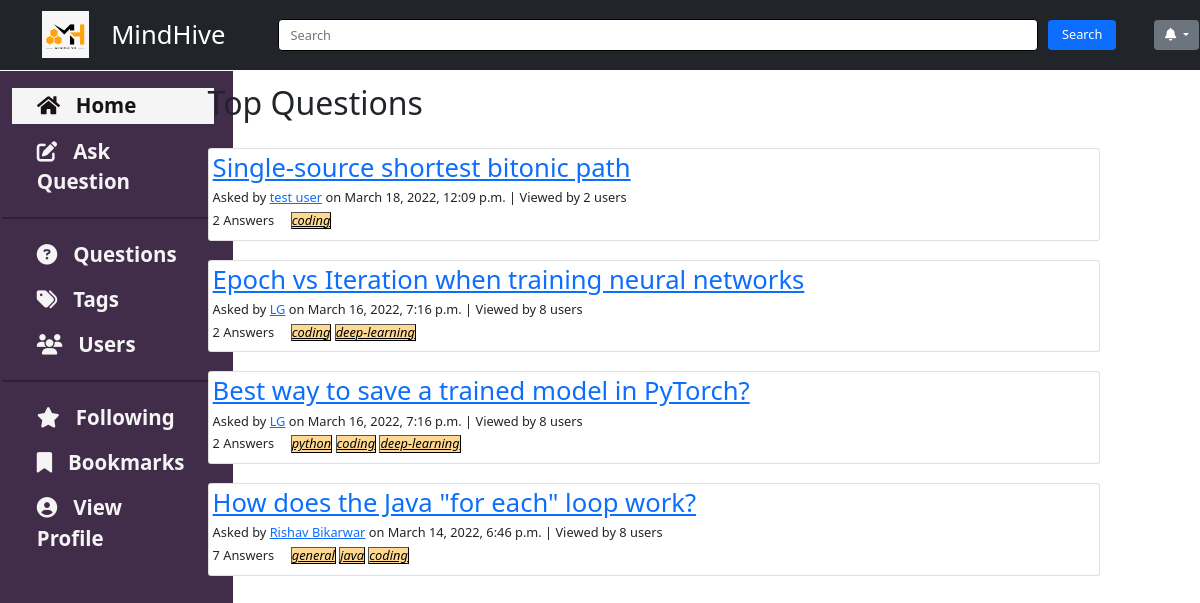
/home/tags/coding, run on the app's committed database.
### questions/models.py (models this page shows, shortened)
class Question(Content):
    title = models.CharField(max_length=200)
    tags = models.ManyToManyField(to='tags.Tag', blank=True)
    viewedBy = models.ManyToManyField(to='users.User', related_name='viewedBy', blank=True)
    class Meta:
        ordering = ['-pub_date']

### home/models.py (models this page shows, shortened)
class Content(models.Model):
    text = RichTextField()
    author = models.ForeignKey(to='users.User', on_delete=models.SET_NULL, related_name='author', null=True)
    anonymous = models.BooleanField(default=False)
    pub_date = models.DateTimeField('date published', default=datetime.now())
    likedBy = models.ManyToManyField(to='users.User', related_name='likedBy', blank=True)
    dislikedBy = models.ManyToManyField(to='users.User', related_name='dislikedBy', blank=True)
    def get_author_name(self):
        if self.anonymous:
            return 'Anonymous User'
        else:
            return self.author.name
    def get_author_id(self):
        if self.anonymous:
            return 'Anonymous User'
        else:
            return self.author_id

### users/models.py (models this page shows, shortened)
class User(AbstractUser):
    username = models.CharField(max_length=20,blank=False)
    email = models.EmailField(
        verbose_name='email address',
        max_length=255,
        unique=True,
        blank=False,
    )
    name = models.CharField(max_length=20, blank=True, null=True)
    roll_no=models.CharField(max_length=8, blank=True, null=True)
    profile_image = models.ImageField(upload_to='profile_image', default='default.jpg')
    blocked = models.BooleanField(default=False)
    followingQuestions = models.ManyToManyField(to='questions.Question', related_name='users_following', blank=True)
    bookmarkQuestions = models.ManyToManyField(to='questions.Question', related_name='users_bookmarked', blank=True)
    favouriteTags = models.ManyToManyField(to='tags.Tag', blank=True)
    objects = UserInfoManager()
    USERNAME_FIELD = 'email'
    REQUIRED_FIELDS = ['username' ]

### tags/models.py (models this page shows, shortened)
class Tag(models.Model):
    name = models.CharField(max_length=50)

### home/views.py (the view)
# urls.py: path('tags/<tagname>', views.tagView, name='tags'),
def tagView(request,tagname):
    tagSel = Tag.objects.filter(name = tagname)#request.POST['tags'])
    tagQues = Question.objects.filter(tags__in = tagSel).distinct()
    return render(request, 'home/home.html', {'questions':tagQues})

### home/templates/home/home.html (shortened to what this page needs)
{% extends 'questions_list.html' %}
{% block heading %}
Top Questions
{% endblock %}

### templates/questions_list.html (shortened to what this page needs)
{% extends 'base.html' %}
{% block insert_content %}
<h1>
{% block heading %}{% endblock %}
</h1>
<br>
<div class="containers">
    {% if questions %}
    {%for ques in questions%}
    <div class="card" style="padding:5px">
        <a href="{% url 'questions:view_question' question_id=ques.id %}">
            <h2>{{ques.title}}</h2>
        </a>
        <h6>Asked by
            {% if ques.get_author_name == 'Anonymous User' %}
            {{ques.get_author_name}}
            {% else %}
            <a href="{% url 'users:view_user' pk=ques.get_author_id %}">{{ques.get_author_name}}</a>
            {% endif %}
            on {{ques.pub_date}}
            | Viewed by {{ques.viewedBy.all.count}} users
        </h6>
        <h6>
            {{ques.answer_set.all.count}} Answers
            &nbsp; &nbsp;
            {% for tag in ques.tags.all %}
            {% if tag in user.favouriteTags.all %}
            <button type="submit" style="background-color: #b9ffa3;">
                {% else %}
                <button type="submit" style="background-color: #ffd992;">
                    {% endif %}
                    <i><a href="#" class="tag_questions">{{tag.name}}</a></i>
                </button>
                {% endfor %}
        </h6>
    </div>
    <br />
    {%endfor%}
    {% else %}
    <h2>
        {% block empty_message %}
        No questions to display.
        {% endblock %}
    </h2>
    {% endif %}
</div>
{% endblock %}

### static/css/master.css (style rules this page uses)
* { margin: 0; padding: 0; }
html { scroll-behavior: smooth; zoom: 80%; }
:root { --navbar-height: 59px; }
.tag_questions { color: black; }

### data on the page
Question: title "Single-source shortest bitonic path", get_author_name "test user", pub_date "March 18, 2022, 12:09 p.m.", viewedBy.all.count "2", answer_set.all.count "2"
Tag: name "coding"
Question: title "Epoch vs Iteration when training neural networks", get_author_name "LG", pub_date "March 16, 2022, 7:16 p.m.", viewedBy.all.count "8", answer_set.all.count "2"
Tag: name "deep-learning"
Question: title "Best way to save a trained model in PyTorch?", get_author_name "LG", pub_date "March 16, 2022, 7:16 p.m.", viewedBy.all.count "8", answer_set.all.count "2"
Tag: name "python"
Question: title "How does the Java \"for each\" loop work?", get_author_name "Rishav Bikarwar", pub_date "March 14, 2022, 6:46 p.m.", viewedBy.all.count "8", answer_set.all.count "7"
Tag: name "general"
Tag: name "java"
